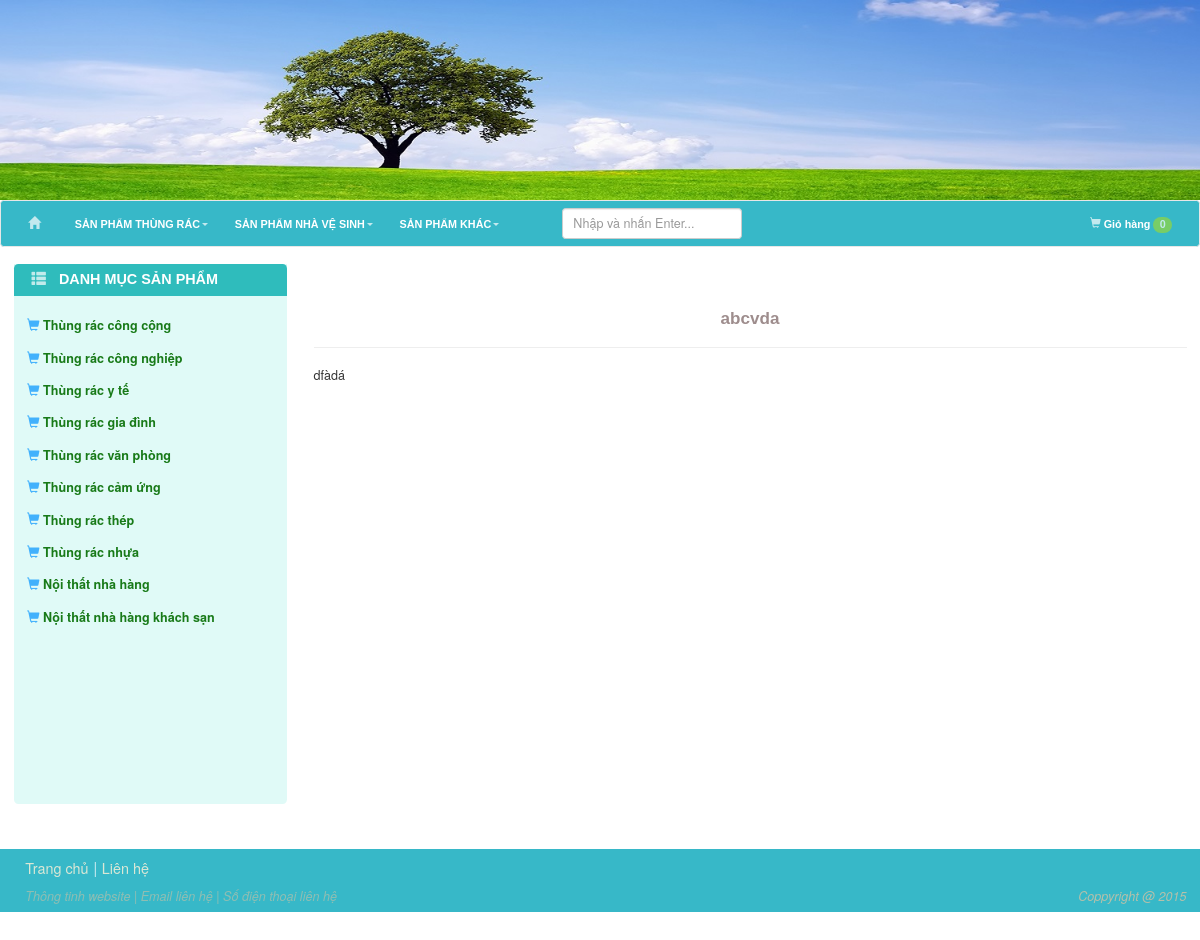
/bai-viet/so-39/abcvda.html, run on the app's committed database.
### tables this page shows
CREATE TABLE IF NOT EXISTS `super_category` (
  `id` int(11) NOT NULL AUTO_INCREMENT,
  `super_categoryName` varchar(250) NOT NULL,
  PRIMARY KEY (`id`)
);

CREATE TABLE IF NOT EXISTS `category` (
  `id` int(10) unsigned NOT NULL AUTO_INCREMENT,
  `super_categoryId` int(11) NOT NULL,
  `category_name` varchar(100) DEFAULT NULL,
  PRIMARY KEY (`id`),
  KEY `super_categoryId` (`super_categoryId`),
  KEY `super_categoryId_2` (`super_categoryId`)
);

CREATE TABLE IF NOT EXISTS `acticle` (
  `id` int(10) unsigned NOT NULL AUTO_INCREMENT,
  `acticle_name` varchar(100) DEFAULT NULL,
  `acticle_content` text,
  PRIMARY KEY (`id`)
);

### public/php_function_common/php_function.php (called while the page is built, shortened)
<?php
	function build_site($subView, $arr_data)
	{
		$CI =& get_instance();
		$CI->load->helper('My_url');
		$CI->load->helper('Validation');
        $CI->load->model('Product_model','Product');
        $all_superCategory = $CI->Product->all_superCategory();
        foreach ($all_superCategory as $row) {
            $menus[$row['super_categoryName'].'|'.$row['id']] = $CI->Product->getMenu($row['id']);
        }
        $data['menus'] = $menus;
        $data['menu'] = $CI->Product->listCategory();
        $data['title']   = $arr_data['title'];
        $data['subView'] = $subView;
        $data['subData'] = $arr_data;
        $CI->load->view('main_layout', $data);
	}
?>

### application/modules/site/controllers/Homepage.php (called while the page is built, shortened)
<?php
class Homepage extends MX_Controller
{
    public function __construct()
    {
        $this->load->model('Product_model','Product');
        $this->load->model('Category_model','Category');
        $this->load->model('Acticle_model','Acticle');
        $this->load->model('Slider_model','Slider');
        $this->load->library('cart');
        $this->load->helper('My_url');
        $this->load->helper('convert');
    }
    public function acticle ()
    {
        if (NULL !== $this->uri->segment(2)
            && is_numeric(get_id_in_url($this->uri->segment(2)))
            && $this->Acticle->has_acticle_exist_by_id(get_id_in_url($this->uri->segment(2)))
        ) {
            $acticle_id = get_id_in_url($this->uri->segment(2));
            $data['title'] = $this->Acticle->get_acticle_name_by_id($acticle_id);
            $data['acticle'] = $this->Acticle->get_acticle_by_id($acticle_id);
            $subView  = "/acticle/view_acticle";
            $arr_data = $data;
            build_site($subView, $arr_data);
        } else {
            $data['pre_page'] = base_url();
            $this->load->view('/error/404_layout', $data);
        }
    }
}

### index.php (called while the page is built, shortened)
<?php
require_once BASEPATH.'core/CodeIgniter.php';

### application/modules/site/models/Product_model.php (called while the page is built, shortened)
<?php
class Product_model extends CI_Model {
	private $table = 'product';
	public function new_product()
	{
		$this->db->select('category.category_name,'.$this->table.'.*');
		$this->db->join('category', $this->table.'.category_id = category.id', 'left');
		$this->db->order_by($this->table.'.id', 'desc');
		return $this->db->get($this->table, 5, 0)->result_array();
	}
	public function all_superCategory()
	{
		$all_superCategory = $this->db->query("select * from super_category");
		return $all_superCategory->result_array();
	}
	public function getMenu($id)
	{
		$list = $this->db->query("select * from category where super_categoryID =".$id);
		return $list->result_array();
	}
}

### application/helpers/convert_helper.php (called while the page is built, shortened)
<?php
function utf8convert($str) {
  $utf8 = array(
    'a'=>'á|à|ả|ã|ạ|ă|ắ|ặ|ằ|ẳ|ẵ|â|ấ|ầ|ẩ|ẫ|ậ|Á|À|Ả|Ã|Ạ|Ă|Ắ|Ặ|Ằ|Ẳ|Ẵ|Â|Ấ|Ầ|Ẩ|Ẫ|Ậ',
    'd'=>'đ|Đ',
    'e'=>'é|è|ẻ|ẽ|ẹ|ê|ế|ề|ể|ễ|ệ|É|È|Ẻ|Ẽ|Ẹ|Ê|Ế|Ề|Ể|Ễ|Ệ',
    'i'=>'í|ì|ỉ|ĩ|ị|Í|Ì|Ỉ|Ĩ|Ị',
    'o'=>'ó|ò|ỏ|õ|ọ|ô|ố|ồ|ổ|ỗ|ộ|ơ|ớ|ờ|ở|ỡ|ợ|Ó|Ò|Ỏ|Õ|Ọ|Ô|Ố|Ồ|Ổ|Ỗ|Ộ|Ơ|Ớ|Ờ|Ở|Ỡ|Ợ',
    'u'=>'ú|ù|ủ|ũ|ụ|ư|ứ|ừ|ử|ữ|ự|Ú|Ù|Ủ|Ũ|Ụ|Ư|Ứ|Ừ|Ử|Ữ|Ự',
    'y'=>'ý|ỳ|ỷ|ỹ|ỵ|Ý|Ỳ|Ỷ|Ỹ|Ỵ',
    );
  foreach($utf8 as $ascii=>$uni) $str = preg_replace("/($uni)/i",$ascii,$str);
  return $str;
}?>

### application/helpers/my_url_helper.php (called while the page is built, shortened)
<?php
function get_id_in_url($url)
{
	return (int) substr( strrchr($url, '-'), 1);
}
function name_in_url($string)
{
    $string = strtolower(utf8convert($string));
    $string = str_replace(' ', '-', $string);
    return $string;
}

### application/third_party/MX/Controller.php (called while the page is built, shortened)
<?php (defined('BASEPATH')) OR exit('No direct script access allowed');
class MX_Controller
{
	public function __get($class)
	{
		return CI::$APP->$class;
	}
}

### application/modules/site/models/Acticle_model.php (called while the page is built, shortened)
<?php
class Acticle_model extends CI_Model {
 	private $table = 'acticle';
	public function has_acticle_exist_by_id($id)
	{
		$this->db->where('id', $id);
		$num = $this->db->get($this->table)->num_rows();
		return $num > 0 ? TRUE : FALSE;
	}
	public function get_acticle_name_by_id($id)
	{
		$this->db->where('id', $id);
		return $this->db->get($this->table)->result_array()[0]['acticle_name'];
	}
	public function get_acticle_by_id($id)
	{
		$this->db->where('id', $id);
		return $this->db->get($this->table)->result_array()[0];
	}
}

### application/modules/site/views/main_layout.php (the view, shortened to what this page needs)
<!DOCTYPE html>
<html lang="">
<head>
	<link href="<?php echo base_url().'public/bootstrap/css/bootstrap.min.css' ?>" rel="stylesheet">
	<link href="<?php echo base_url().'public/font-awesome/css/font-awesome.css' ?>" rel="stylesheet">
	<link href="<?php echo base_url().'public/css/site/s3-slider.css' ?>" rel="stylesheet">
	<link href="<?php echo base_url().'public/css/site/jquery.bxslider.css' ?>" rel="stylesheet">
	<link href="<?php echo base_url().'public/css/common/common.css' ?>" rel="stylesheet">
	<link href="<?php echo base_url().'public/css/site/product.css' ?>" rel="stylesheet">
	<link href="<?php echo base_url().'public/css/site/header.css' ?>" rel="stylesheet">
	<link href="<?php echo base_url().'public/css/site/footer.css' ?>" rel="stylesheet">
	<link href="<?php echo base_url().'public/css/site/vmenu.css' ?>" rel="stylesheet">
	<link href="<?php echo base_url().'public/css/site/banner.css' ?>" rel="stylesheet">
	<link href="<?php echo base_url().'public/css/site/hmenu.css' ?>" rel="stylesheet">
	<link href="<?php echo base_url().'public/css/site/cart/cart.css' ?>" rel="stylesheet">
</head>
<body>
	<div class="container">
		<div class="row">
			<img style="width:100%;" src="<?php echo base_url().'public/img/banner/banner.jpg'; ?>" class="img-responsive" alt="Image">
			<nav class="navbar navbar-default container sticker" role="navigation">
				<div class="navbar-header">
					<a style="font-size:14px; font-weight:bold;" class="navbar-brand" href="<?php echo base_url(); ?>"><span style="margin-right:8px;" class="glyphicon glyphicon-home"></span></a>
				</div>
				<div id="menu" class="navbar-collapse collapse">
					<ul style="margin-right:10px;" class="nav navbar-nav navbar-left">
						<?php
						foreach ($menus as $key => $value) {
							if ( ! empty($value)) {
								$super_category_name = explode('|', $key)[0];
								$super_category_id = explode('|', $key)[1];
							?>
							<li class="dropdown">
								<a onclick="refer_page('<?php echo base_url().'xem-tat-ca/'.name_in_url($super_category_name).'-'.$super_category_id.'.html'; ?>')" href="<?php echo base_url().'xem-tat-ca/'.name_in_url($super_category_name).'-'.$super_category_id.'.html'; ?>" class="dropdown-toggle" data-toggle="dropdown" role="button" aria-haspopup="true" aria-expanded="false"><?php echo mb_strtoupper($super_category_name); ?><span class="caret"></span></a>
							</li>
							<?php
							}
						}
						?>
					</ul>
					<?php
					if ($this->uri->segment(1) != 'dat-hang.html') {
						?>
						<ul id="cart" class="nav navbar-nav navbar-right">
							<li>
								<a id="cart"><span class="glyphicon glyphicon-shopping-cart"></span> Giỏ hàng <span class="cart_total_items badge"><?php echo $this->cart->total_items(); ?></span></a>
							</li>
						</ul>
						<?php
					}
					?>
					<form id="search_form" action="<?php echo base_url().'index.php/site/homepage/search_product'; ?>" method="get" class="navbar-form navbar-left" role="search">
							<div class="form-group">
								<input type="text" id="search_val" name="key"
									value="<?php if (NULL != $this->uri->segment(1)
										   && $this->uri->segment(1) == 'tim-kiem'
										   && NULL != $this->uri->segment(2)
										   ) {
												echo htmlspecialchars($this->uri->segment(2));
										   	} ?>"
								class="form-control" placeholder="Nhập và nhấn Enter...">
							</div>
						</form>
					</div>
				</nav>
			</div>
			<div class="row">
					<div class="col-xs-3 col-sm-3 col-md-3 col-lg-3">
						<ul id="vmenu" class="nav nav-pills nav-stacked">
							<div class="new_pro_head">
								<span style="padding-right:10px;" class="glyphicon glyphicon-th-list"></span>
								DANH MỤC SẢN PHẨM
							</div>
							<?php
							if (!empty($menu)) {
								foreach ($menu as $row) {
									?>
									<li class="<?php if (NULL != $this->uri->segment(1)
														&& 'danh-muc' == $this->uri->segment(1)
														&& NULL != $this->uri->segment(2)
														&& get_id_in_url($this->uri->segment(2)) == $row['id']
														) echo "actived"; ?>" id="<?php echo $row['id']; ?>" role="presentation"><a style="font-size:14px;" href="<?php echo base_url().'danh-muc/'.name_in_url($row['category_name']).'-'.$row['id'].'.html'; ?>"><span style="color:#0093FF; " class="glyphicon glyphicon-shopping-cart"></span>  <?php echo htmlspecialchars($row['category_name']); ?></a></li>
									<?php
								}
							}
							?>
						</ul>
					</div>
					<div class="col-xs-9 col-sm-9 col-md-9 col-lg-9">
					<?php
					$this->load->view($subView, $subData);
					?>
					</div>
				</div>
				<div class="row">
					<footer>
						<div id="footer_lienhe">
							<a href="<?php echo base_url(); ?>" class="head_footer">Trang chủ</a>
							<span> | </span>
							<a href="<?php echo base_url().'lien-he.html' ?>" class="head_footer">Liên hệ</a>
						</div>
						<div id="footer_content">
							<span>Thông tinh website | Email liên hệ | Số điện thoại liên hệ </span>
							<div style="float:right; margin-right:15px;">Coppyright @ 2015</div>
						</div>
					</footer>
				</div>
			</body>
			</html>

### application/modules/site/views/acticle/view_acticle.php
<div class="page-header">
	<div id="search_head"><?=$acticle['acticle_name']?></div>
</div>
<div class="content"><?=$acticle['acticle_content']?></div>

### public/css/site/product.css (style rules this page uses)
div.new_pro_head { border-top-left-radius: 5px; border-top-right-radius: 5px; background-color: #2FBCBC; font: 600 16px/35px sans-serif; color: #FFF; text-align: left; padding-left: 20px; margin-bottom: 15px; }
div#search_head { font: 600 19px/43px "Hind",sans-serif; color: #9E8D8D; text-align: center; }

### public/css/site/header.css (style rules this page uses)
.navbar-default { background-color: #37B8C8 !important; }
.container { width: 100% !important; }
a.navbar-brand { color: #fff !important; }
.navbar-nav>li>a { color: #fff !important; font-size: 13px; font-family: sans-serif; }
li.dropdown { min-width: 170px !important; }

### public/css/site/footer.css (style rules this page uses)
footer { height: 70px; background-color: #37B8C8; display: block; margin-top: 50px; width: 100%; }
footer div#footer_lienhe { color: white; font-size: 18px; margin-left: 20px; padding-left: 8px; padding-bottom: 8px; padding-top: 8px; }
footer div#footer_lienhe a { color: #DAE7D5; font-size: 16px; }
footer div#footer_content { color: #B5C0AA; font-size: 14px; padding-left: 8px; margin-left: 20px; font-style: italic; }

### public/css/site/vmenu.css (style rules this page uses)
ul#vmenu { font-size:13px; background-color:rgba(167, 239, 233, 0.35); border-bottom-left-radius: 5px; border-bottom-right-radius: 5px; min-height: 600px; }
.nav > li > a { font-size: 12px; color: #187A18; text-decoration: none; font-weight: bold; }
ul#vmenu > li { line-height: 10px; }

### public/css/site/hmenu.css (style rules this page uses)
.sticker { position: relative; z-index: 1000; }

### public/css/site/cart/cart.css (style rules this page uses)
.badge { background-color: #94D63D !important; border-radius: 10px; color: white; display: inline-block; font-size: 12px; line-height: 1; padding: 3px 7px; text-align: center; vertical-align: middle; white-space: nowrap; }
ul#cart { margin-left: 15px; }

### application/modules/site/views/main_layout.php (style rules this page uses)
body { zoom: 90%; overflow-x: hidden; }

### data on the page
super_category: super_categoryName "SẢN PHẨM THÙNG RÁC"
super_category: super_categoryName "SẢN PHẨM NHÀ VỆ SINH"
super_category: super_categoryName "SẢN PHẨM KHÁC"
category: category_name "Thùng rác công cộng"
category: category_name "Thùng rác công nghiệp"
category: category_name "Thùng rác y tế"
category: category_name "Thùng rác gia đình"
category: category_name "Thùng rác văn phòng"
category: category_name "Thùng rác cảm ứng"
category: category_name "Thùng rác thép"
category: category_name "Thùng rác nhựa"
category: category_name "Nội thất nhà hàng"
category: category_name "Nội thất nhà hàng khách sạn"
acticle: acticle_name "abcvda", acticle_content "dfàdá"

### other printed values
$this->cart->total_items() "0"
